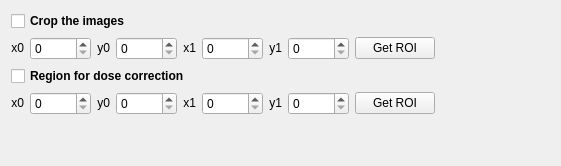
              <widget class="QWidget" name="page_3">
               <property name="geometry">
                <rect>
                 <x>0</x>
                 <y>0</y>
                 <width>561</width>
                 <height>166</height>
                </rect>
               </property>
               <attribute name="label">
                <string>Region of interest</string>
               </attribute>
               <layout class="QVBoxLayout" name="verticalLayout_23">
                <item>
                 <layout class="QVBoxLayout" name="verticalLayout_16">
                  <item>
                   <widget class="QCheckBox" name="checkCropImages">
                    <property name="font">
                     <font>
                      <weight>75</weight>
                      <bold>true</bold>
                     </font>
                    </property>
                    <property name="text">
                     <string>Crop the images</string>
                    </property>
                   </widget>
                  </item>
                  <item>
                   <layout class="QHBoxLayout" name="layoutImageCropParameters">
                    <item>
                     <widget class="QLabel" name="labelCrop0">
                      <property name="sizePolicy">
                       <sizepolicy hsizetype="Maximum" vsizetype="Maximum">
                        <horstretch>0</horstretch>
                        <verstretch>0</verstretch>
                       </sizepolicy>
                      </property>
                      <property name="text">
                       <string>x0</string>
                      </property>
                      <property name="alignment">
                       <set>Qt::AlignRight|Qt::AlignTrailing|Qt::AlignVCenter</set>
                      </property>
                     </widget>
                    </item>
                    <item>
                     <widget class="QSpinBox" name="spinCrop0">
                      <property name="sizePolicy">
                       <sizepolicy hsizetype="Maximum" vsizetype="Maximum">
                        <horstretch>0</horstretch>
                        <verstretch>0</verstretch>
                       </sizepolicy>
                      </property>
                      <property name="maximum">
                       <number>10000</number>
                      </property>
                     </widget>
                    </item>
                    <item>
                     <widget class="QLabel" name="labelCrop1">
                      <property name="sizePolicy">
                       <sizepolicy hsizetype="Maximum" vsizetype="Maximum">
                        <horstretch>0</horstretch>
                        <verstretch>0</verstretch>
                       </sizepolicy>
                      </property>
                      <property name="text">
                       <string>y0</string>
                      </property>
                      <property name="alignment">
                       <set>Qt::AlignRight|Qt::AlignTrailing|Qt::AlignVCenter</set>
                      </property>
                     </widget>
                    </item>
                    <item>
                     <widget class="QSpinBox" name="spinCrop1">
                      <property name="sizePolicy">
                       <sizepolicy hsizetype="Maximum" vsizetype="Maximum">
                        <horstretch>0</horstretch>
                        <verstretch>0</verstretch>
                       </sizepolicy>
                      </property>
                      <property name="maximum">
                       <number>10000</number>
                      </property>
                     </widget>
                    </item>
                    <item>
                     <widget class="QLabel" name="labelCrop2">
                      <property name="sizePolicy">
                       <sizepolicy hsizetype="Maximum" vsizetype="Maximum">
                        <horstretch>0</horstretch>
                        <verstretch>0</verstretch>
                       </sizepolicy>
                      </property>
                      <property name="text">
                       <string>x1</string>
                      </property>
                      <property name="alignment">
                       <set>Qt::AlignRight|Qt::AlignTrailing|Qt::AlignVCenter</set>
                      </property>
                     </widget>
                    </item>
                    <item>
                     <widget class="QSpinBox" name="spinCrop2">
                      <property name="sizePolicy">
                       <sizepolicy hsizetype="Maximum" vsizetype="Maximum">
                        <horstretch>0</horstretch>
                        <verstretch>0</verstretch>
                       </sizepolicy>
                      </property>
                      <property name="maximum">
                       <number>10000</number>
                      </property>
                     </widget>
                    </item>
                    <item>
                     <widget class="QLabel" name="labelCrop3">
                      <property name="sizePolicy">
                       <sizepolicy hsizetype="Maximum" vsizetype="Maximum">
                        <horstretch>0</horstretch>
                        <verstretch>0</verstretch>
                       </sizepolicy>
                      </property>
                      <property name="text">
                       <string>y1</string>
                      </property>
                      <property name="alignment">
                       <set>Qt::AlignRight|Qt::AlignTrailing|Qt::AlignVCenter</set>
                      </property>
                     </widget>
                    </item>
                    <item>
                     <widget class="QSpinBox" name="spinCrop3">
                      <property name="sizePolicy">
                       <sizepolicy hsizetype="Maximum" vsizetype="Maximum">
                        <horstretch>0</horstretch>
                        <verstretch>0</verstretch>
                       </sizepolicy>
                      </property>
                      <property name="maximum">
                       <number>10000</number>
                      </property>
                     </widget>
                    </item>
                    <item>
                     <widget class="QPushButton" name="buttonGetCropROI">
                      <property name="sizePolicy">
                       <sizepolicy hsizetype="Maximum" vsizetype="Maximum">
                        <horstretch>0</horstretch>
                        <verstretch>0</verstretch>
                       </sizepolicy>
                      </property>
                      <property name="toolTip">
                       <string>&lt;html&gt;&lt;head/&gt;&lt;body&gt;&lt;p&gt;Mark the crop region in the projection viewer and click here to transfer the region.&lt;/p&gt;&lt;/body&gt;&lt;/html&gt;</string>
                      </property>
                      <property name="text">
                       <string>Get ROI</string>
                      </property>
                     </widget>
                    </item>
                    <item>
                     <spacer name="horizontalSpacer_13">
                      <property name="orientation">
                       <enum>Qt::Horizontal</enum>
                      </property>
                      <property name="sizeHint" stdset="0">
                       <size>
                        <width>40</width>
                        <height>20</height>
                       </size>
                      </property>
                     </spacer>
                    </item>
                   </layout>
                  </item>
                  <item>
                   <widget class="QCheckBox" name="checkDoseRegion">
                    <property name="font">
                     <font>
                      <weight>75</weight>
                      <bold>true</bold>
                     </font>
                    </property>
                    <property name="text">
                     <string>Region for dose correction</string>
                    </property>
                   </widget>
                  </item>
                  <item>
                   <layout class="QHBoxLayout" name="horizontalLayout_11">
                    <item>
                     <widget class="QLabel" name="labelDose0">
                      <property name="sizePolicy">
                       <sizepolicy hsizetype="Maximum" vsizetype="Maximum">
                        <horstretch>0</horstretch>
                        <verstretch>0</verstretch>
                       </sizepolicy>
                      </property>
                      <property name="text">
                       <string>x0</string>
                      </property>
                      <property name="alignment">
                       <set>Qt::AlignRight|Qt::AlignTrailing|Qt::AlignVCenter</set>
                      </property>
                     </widget>
                    </item>
                    <item>
                     <widget class="QSpinBox" name="spinDose0">
                      <property name="sizePolicy">
                       <sizepolicy hsizetype="Maximum" vsizetype="Maximum">
                        <horstretch>0</horstretch>
                        <verstretch>0</verstretch>
                       </sizepolicy>
                      </property>
                      <property name="maximum">
                       <number>10000</number>
                      </property>
                     </widget>
                    </item>
                    <item>
                     <widget class="QLabel" name="labelDose1">
                      <property name="sizePolicy">
                       <sizepolicy hsizetype="Maximum" vsizetype="Maximum">
                        <horstretch>0</horstretch>
                        <verstretch>0</verstretch>
                       </sizepolicy>
                      </property>
                      <property name="text">
                       <string>y0</string>
                      </property>
                      <property name="alignment">
                       <set>Qt::AlignRight|Qt::AlignTrailing|Qt::AlignVCenter</set>
                      </property>
                     </widget>
                    </item>
                    <item>
                     <widget class="QSpinBox" name="spinDose1">
                      <property name="sizePolicy">
                       <sizepolicy hsizetype="Maximum" vsizetype="Maximum">
                        <horstretch>0</horstretch>
                        <verstretch>0</verstretch>
                       </sizepolicy>
                      </property>
                      <property name="maximum">
                       <number>10000</number>
                      </property>
                     </widget>
                    </item>
                    <item>
                     <widget class="QLabel" name="labelDose2">
                      <property name="sizePolicy">
                       <sizepolicy hsizetype="Maximum" vsizetype="Maximum">
                        <horstretch>0</horstretch>
                        <verstretch>0</verstretch>
                       </sizepolicy>
                      </property>
                      <property name="text">
                       <string>x1</string>
                      </property>
                      <property name="alignment">
                       <set>Qt::AlignRight|Qt::AlignTrailing|Qt::AlignVCenter</set>
                      </property>
                     </widget>
                    </item>
                    <item>
                     <widget class="QSpinBox" name="spinDose2">
                      <property name="sizePolicy">
                       <sizepolicy hsizetype="Maximum" vsizetype="Maximum">
                        <horstretch>0</horstretch>
                        <verstretch>0</verstretch>
                       </sizepolicy>
                      </property>
                      <property name="maximum">
                       <number>10000</number>
                      </property>
                     </widget>
                    </item>
                    <item>
                     <widget class="QLabel" name="labelDose3">
                      <property name="sizePolicy">
                       <sizepolicy hsizetype="Maximum" vsizetype="Maximum">
                        <horstretch>0</horstretch>
                        <verstretch>0</verstretch>
                       </sizepolicy>
                      </property>
                      <property name="text">
                       <string>y1</string>
                      </property>
                      <property name="alignment">
                       <set>Qt::AlignRight|Qt::AlignTrailing|Qt::AlignVCenter</set>
                      </property>
                     </widget>
                    </item>
                    <item>
                     <widget class="QSpinBox" name="spinDose3">
                      <property name="sizePolicy">
                       <sizepolicy hsizetype="Maximum" vsizetype="Maximum">
                        <horstretch>0</horstretch>
                        <verstretch>0</verstretch>
                       </sizepolicy>
                      </property>
                      <property name="maximum">
                       <number>10000</number>
                      </property>
                     </widget>
                    </item>
                    <item>
                     <widget class="QPushButton" name="buttonGetDoseROI">
                      <property name="sizePolicy">
                       <sizepolicy hsizetype="Maximum" vsizetype="Maximum">
                        <horstretch>0</horstretch>
                        <verstretch>0</verstretch>
                       </sizepolicy>
                      </property>
                      <property name="toolTip">
                       <string>&lt;html&gt;&lt;head/&gt;&lt;body&gt;&lt;p&gt;Mark the dose correction region in the projection viewer and click here to transfer the region. The dose region does not have to be within the crop region.&lt;/p&gt;&lt;/body&gt;&lt;/html&gt;</string>
                      </property>
                      <property name="text">
                       <string>Get ROI</string>
                      </property>
                     </widget>
                    </item>
                    <item>
                     <spacer name="horizontalSpacer_14">
                      <property name="orientation">
                       <enum>Qt::Horizontal</enum>
                      </property>
                      <property name="sizeHint" stdset="0">
                       <size>
                        <width>40</width>
                        <height>20</height>
                       </size>
                      </property>
                     </spacer>
                    </item>
                   </layout>
                  </item>
                  <item>
                   <spacer name="verticalSpacer_4">
                    <property name="orientation">
                     <enum>Qt::Vertical</enum>
                    </property>
                    <property name="sizeHint" stdset="0">
                     <size>
                      <width>20</width>
                      <height>40</height>
                     </size>
                    </property>
                   </spacer>
                  </item>
                 </layout>
                </item>
               </layout>
              </widget>
